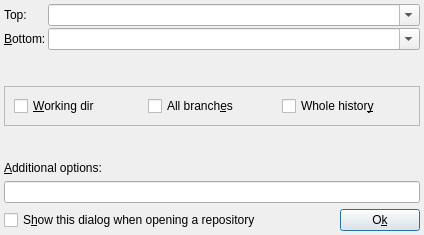
<?xml version="1.0" encoding="UTF-8"?>
<ui version="4.0">
 <class>RangeSelectBase</class>
 <widget class="QDialog" name="RangeSelectBase">
  <property name="geometry">
   <rect>
    <x>0</x>
    <y>0</y>
    <width>424</width>
    <height>235</height>
   </rect>
  </property>
  <property name="windowTitle">
   <string>Range select</string>
  </property>
  <property name="windowIcon">
   <iconset resource="../icons.qrc">
    <normaloff>:/icons/resources/range_select.png</normaloff>:/icons/resources/range_select.png</iconset>
  </property>
  <property name="modal">
   <bool>true</bool>
  </property>
  <layout class="QHBoxLayout">
   <property name="spacing">
    <number>0</number>
   </property>
   <property name="leftMargin">
    <number>4</number>
   </property>
   <property name="topMargin">
    <number>4</number>
   </property>
   <property name="rightMargin">
    <number>4</number>
   </property>
   <property name="bottomMargin">
    <number>4</number>
   </property>
   <item>
    <layout class="QVBoxLayout">
     <property name="spacing">
      <number>6</number>
     </property>
     <property name="leftMargin">
      <number>0</number>
     </property>
     <property name="topMargin">
      <number>0</number>
     </property>
     <property name="rightMargin">
      <number>0</number>
     </property>
     <property name="bottomMargin">
      <number>0</number>
     </property>
     <item>
      <layout class="QGridLayout">
       <property name="leftMargin">
        <number>0</number>
       </property>
       <property name="topMargin">
        <number>0</number>
       </property>
       <property name="rightMargin">
        <number>0</number>
       </property>
       <property name="bottomMargin">
        <number>0</number>
       </property>
       <property name="spacing">
        <number>2</number>
       </property>
       <item row="1" column="1">
        <widget class="QComboBox" name="comboBoxFrom">
         <property name="sizePolicy">
          <sizepolicy hsizetype="Expanding" vsizetype="Minimum">
           <horstretch>0</horstretch>
           <verstretch>0</verstretch>
          </sizepolicy>
         </property>
         <property name="toolTip">
          <string>Select a tag or paste/write a rev</string>
         </property>
         <property name="editable">
          <bool>true</bool>
         </property>
         <property name="insertPolicy">
          <enum>QComboBox::NoInsert</enum>
         </property>
        </widget>
       </item>
       <item row="0" column="0">
        <widget class="QLabel" name="textLabelTo">
         <property name="text">
          <string>Top:</string>
         </property>
         <property name="wordWrap">
          <bool>false</bool>
         </property>
         <property name="buddy">
          <cstring>comboBoxTo</cstring>
         </property>
        </widget>
       </item>
       <item row="1" column="0">
        <widget class="QLabel" name="textLabelFrom">
         <property name="text">
          <string>&amp;Bottom:</string>
         </property>
         <property name="wordWrap">
          <bool>false</bool>
         </property>
         <property name="buddy">
          <cstring>comboBoxFrom</cstring>
         </property>
        </widget>
       </item>
       <item row="0" column="1">
        <widget class="QComboBox" name="comboBoxTo">
         <property name="sizePolicy">
          <sizepolicy hsizetype="Expanding" vsizetype="Minimum">
           <horstretch>0</horstretch>
           <verstretch>0</verstretch>
          </sizepolicy>
         </property>
         <property name="toolTip">
          <string>Select a tag or paste/write a rev</string>
         </property>
         <property name="editable">
          <bool>true</bool>
         </property>
         <property name="insertPolicy">
          <enum>QComboBox::NoInsert</enum>
         </property>
        </widget>
       </item>
      </layout>
     </item>
     <item>
      <spacer>
       <property name="orientation">
        <enum>Qt::Vertical</enum>
       </property>
       <property name="sizeType">
        <enum>QSizePolicy::Expanding</enum>
       </property>
       <property name="sizeHint" stdset="0">
        <size>
         <width>395</width>
         <height>16</height>
        </size>
       </property>
      </spacer>
     </item>
     <item>
      <widget class="QFrame" name="frame">
       <property name="frameShape">
        <enum>QFrame::StyledPanel</enum>
       </property>
       <property name="frameShadow">
        <enum>QFrame::Raised</enum>
       </property>
       <layout class="QHBoxLayout">
        <property name="spacing">
         <number>6</number>
        </property>
        <property name="leftMargin">
         <number>9</number>
        </property>
        <property name="topMargin">
         <number>9</number>
        </property>
        <property name="rightMargin">
         <number>9</number>
        </property>
        <property name="bottomMargin">
         <number>9</number>
        </property>
        <item>
         <layout class="QHBoxLayout">
          <property name="spacing">
           <number>6</number>
          </property>
          <property name="leftMargin">
           <number>0</number>
          </property>
          <property name="topMargin">
           <number>0</number>
          </property>
          <property name="rightMargin">
           <number>0</number>
          </property>
          <property name="bottomMargin">
           <number>0</number>
          </property>
          <item>
           <widget class="QCheckBox" name="checkBoxDiffCache">
            <property name="toolTip">
             <string>Check to see git status. Necessary for committing.</string>
            </property>
            <property name="text">
             <string>&amp;Working dir</string>
            </property>
            <property name="shortcut">
             <string>Alt+W</string>
            </property>
           </widget>
          </item>
          <item>
           <widget class="QCheckBox" name="checkBoxShowAll">
            <property name="toolTip">
             <string>Check to enable '--all' option</string>
            </property>
            <property name="text">
             <string>All branch&amp;es</string>
            </property>
            <property name="shortcut">
             <string>Alt+E</string>
            </property>
           </widget>
          </item>
          <item>
           <widget class="QCheckBox" name="checkBoxShowWholeHistory">
            <property name="toolTip">
             <string>Check to view all the revisions</string>
            </property>
            <property name="text">
             <string>Whole histor&amp;y</string>
            </property>
            <property name="shortcut">
             <string>Alt+Y</string>
            </property>
           </widget>
          </item>
         </layout>
        </item>
       </layout>
      </widget>
     </item>
     <item>
      <spacer>
       <property name="orientation">
        <enum>Qt::Vertical</enum>
       </property>
       <property name="sizeType">
        <enum>QSizePolicy::Expanding</enum>
       </property>
       <property name="sizeHint" stdset="0">
        <size>
         <width>395</width>
         <height>16</height>
        </size>
       </property>
      </spacer>
     </item>
     <item>
      <layout class="QVBoxLayout">
       <property name="spacing">
        <number>6</number>
       </property>
       <property name="leftMargin">
        <number>0</number>
       </property>
       <property name="topMargin">
        <number>0</number>
       </property>
       <property name="rightMargin">
        <number>0</number>
       </property>
       <property name="bottomMargin">
        <number>0</number>
       </property>
       <item>
        <widget class="QLabel" name="textLabelOptions">
         <property name="sizePolicy">
          <sizepolicy hsizetype="Expanding" vsizetype="Minimum">
           <horstretch>0</horstretch>
           <verstretch>0</verstretch>
          </sizepolicy>
         </property>
         <property name="text">
          <string>&amp;Additional options:</string>
         </property>
         <property name="wordWrap">
          <bool>false</bool>
         </property>
         <property name="buddy">
          <cstring>lineEditOptions</cstring>
         </property>
        </widget>
       </item>
       <item>
        <widget class="QLineEdit" name="lineEditOptions">
         <property name="sizePolicy">
          <sizepolicy hsizetype="Expanding" vsizetype="Minimum">
           <horstretch>0</horstretch>
           <verstretch>0</verstretch>
          </sizepolicy>
         </property>
         <property name="toolTip">
          <string>Extra options to feed 'git log'</string>
         </property>
        </widget>
       </item>
      </layout>
     </item>
     <item>
      <layout class="QHBoxLayout">
       <property name="spacing">
        <number>6</number>
       </property>
       <property name="leftMargin">
        <number>0</number>
       </property>
       <property name="topMargin">
        <number>0</number>
       </property>
       <property name="rightMargin">
        <number>0</number>
       </property>
       <property name="bottomMargin">
        <number>0</number>
       </property>
       <item>
        <widget class="QCheckBox" name="checkBoxShowDialog">
         <property name="sizePolicy">
          <sizepolicy hsizetype="Minimum" vsizetype="Minimum">
           <horstretch>0</horstretch>
           <verstretch>0</verstretch>
          </sizepolicy>
         </property>
         <property name="toolTip">
          <string>You can always reenable the dialog from settings.</string>
         </property>
         <property name="text">
          <string>S&amp;how this dialog when opening a repository</string>
         </property>
         <property name="shortcut">
          <string>Alt+H</string>
         </property>
        </widget>
       </item>
       <item>
        <spacer>
         <property name="orientation">
          <enum>Qt::Horizontal</enum>
         </property>
         <property name="sizeType">
          <enum>QSizePolicy::Expanding</enum>
         </property>
         <property name="sizeHint" stdset="0">
          <size>
           <width>80</width>
           <height>20</height>
          </size>
         </property>
        </spacer>
       </item>
       <item>
        <widget class="QPushButton" name="pushButtonOk">
         <property name="sizePolicy">
          <sizepolicy hsizetype="Fixed" vsizetype="Fixed">
           <horstretch>0</horstretch>
           <verstretch>0</verstretch>
          </sizepolicy>
         </property>
         <property name="text">
          <string>O&amp;k</string>
         </property>
         <property name="shortcut">
          <string>Alt+K</string>
         </property>
         <property name="default">
          <bool>true</bool>
         </property>
        </widget>
       </item>
      </layout>
     </item>
    </layout>
   </item>
  </layout>
 </widget>
 <layoutdefault spacing="6" margin="11"/>
 <resources>
  <include location="../icons.qrc"/>
  <include location="icons.qrc"/>
 </resources>
 <connections>
  <connection>
   <sender>pushButtonOk</sender>
   <signal>clicked()</signal>
   <receiver>RangeSelectBase</receiver>
   <slot>pushButtonOk_clicked()</slot>
   <hints>
    <hint type="sourcelabel">
     <x>20</x>
     <y>20</y>
    </hint>
    <hint type="destinationlabel">
     <x>20</x>
     <y>20</y>
    </hint>
   </hints>
  </connection>
  <connection>
   <sender>checkBoxShowDialog</sender>
   <signal>toggled(bool)</signal>
   <receiver>RangeSelectBase</receiver>
   <slot>checkBoxShowDialog_toggled(bool)</slot>
   <hints>
    <hint type="sourcelabel">
     <x>20</x>
     <y>20</y>
    </hint>
    <hint type="destinationlabel">
     <x>20</x>
     <y>20</y>
    </hint>
   </hints>
  </connection>
  <connection>
   <sender>checkBoxDiffCache</sender>
   <signal>toggled(bool)</signal>
   <receiver>RangeSelectBase</receiver>
   <slot>checkBoxDiffCache_toggled(bool)</slot>
   <hints>
    <hint type="sourcelabel">
     <x>78</x>
     <y>98</y>
    </hint>
    <hint type="destinationlabel">
     <x>207</x>
     <y>117</y>
    </hint>
   </hints>
  </connection>
  <connection>
   <sender>checkBoxShowAll</sender>
   <signal>toggled(bool)</signal>
   <receiver>RangeSelectBase</receiver>
   <slot>checkBoxShowAll_toggled(bool)</slot>
   <hints>
    <hint type="sourcelabel">
     <x>207</x>
     <y>98</y>
    </hint>
    <hint type="destinationlabel">
     <x>207</x>
     <y>117</y>
    </hint>
   </hints>
  </connection>
  <connection>
   <sender>checkBoxShowWholeHistory</sender>
   <signal>toggled(bool)</signal>
   <receiver>RangeSelectBase</receiver>
   <slot>checkBoxShowWholeHistory_toggled(bool)</slot>
   <hints>
    <hint type="sourcelabel">
     <x>336</x>
     <y>98</y>
    </hint>
    <hint type="destinationlabel">
     <x>207</x>
     <y>117</y>
    </hint>
   </hints>
  </connection>
 </connections>
</ui>
